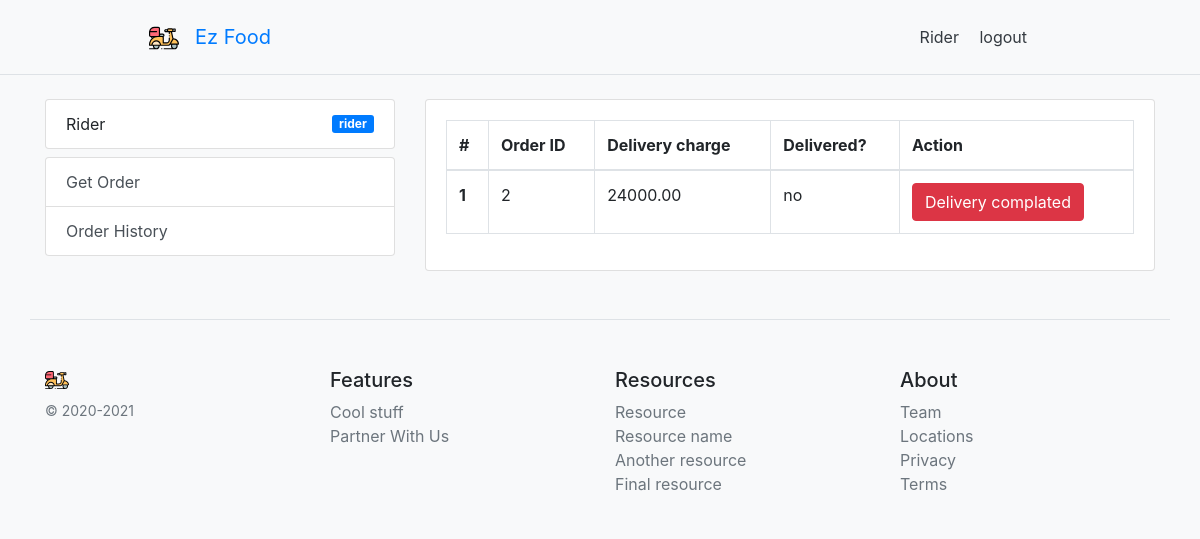
Screenshot of /get-order (signed in) with the database file from the repository.
### app/models.py (models this page shows, shortened)
class Profile(models.Model):
    user = models.OneToOneField(User,on_delete=models.CASCADE)
    role = models.CharField(max_length=20,default="normal")

class Order(models.Model):
    user = models.ForeignKey(User,on_delete=models.CASCADE)
    delivered = models.BooleanField(default=False)
    rider = models.ForeignKey(User,on_delete=models.SET_NULL,related_name="delivery_guy",null=True,default=None)
    total_price = models.DecimalField(default=0.0,max_digits=10,decimal_places=2)
    deliveredOn = models.DateTimeField(blank=True,null=True,default=None)

### app/views/rider.py (the view)
# urls.py: path('get-order', views.getOrder, name='get_order' ),
@login_required
def getOrder(request):
    data = {'title': 'Previous orders '}
    data['pendingOrders'] = Order.objects.filter(Q(delivered=False) , Q(rider=None) | Q(rider=request.user) )
    return render(request,'partner/rider/get_order.html',processData(request,data))

### app/templatetags/cart_tags.py (called while the page is built)
@register.filter
def calculateCharges(total,output='delivery'):
    if not total:
        return 0.0
    delivery_charge =  Decimal(total) * Decimal(0.08)
    if output=='delivery':
        total = 0
    return round(total + delivery_charge,2)

### ezFood/utils.py (called while the page is built)
def processData(request=None,data=None):
    img = {
        'logo' : 'logo.svg'
    }
    cartItemsFromSession = request.session.get('items', {})
    appData = {'companyName':'Ez Food','errorQuote':randomErrorQuotes(),'img':img,'cartItems':cartItemsFromSession }
    if(data is None):
        data = {}
    appData.update(data)
    return appData

def randomErrorQuotes():
    return random.choice([
        'looks like something went wrong on out end. please check after sometime or contact admin ',
        'something went wrong',
    ])

### templates/partner/rider/get_order.html
{% extends 'user/profile.html' %}
{% load cart_tags %}
{% block dashboardContent %}
<table class="table table-bordered">
  <thead>
    <tr>
      <th scope="col">#</th>
      <th scope="col">Order ID</th>
      <th scope="col">Delivery charge</th>
      <th scope="col">Delivered?</th>
      <th scope="col">Action</th>
    </tr>
  </thead>
  <tbody>
  {% for item in pendingOrders %}
      <tr>
        <th scope="row">{{ forloop.counter}}</th>
        <td>{{item.id  }}</td>
        <td>{{item.total_price | calculateCharges }}</td>
        <td>{{item.delivered | yesno }}</td>
        {% if  item.rider.username == user.username %}
          <td> <a href="{% url 'complete_delivery'%}?id={{item.id}}" class="btn btn-danger">Delivery complated</a> </td>
        {% else %}
          <td> <a href="{% url 'take_for_delivery'%}?id={{item.id}}" class="btn btn-success">Take for Delivery</a> </td>
        {% endif %}
      </tr>
  {% endfor %}
  </tbody>
</table>
{% endblock dashboardContent %}

### templates/base.html (shortened to what this page needs)
{% load static%}
{% load cart_tags %}
<!DOCTYPE html>
<html lang="en">
<head>
    {% block head %}
    <link rel="stylesheet" href="{% static 'bower_components/bootstrap/dist/css/bootstrap.min.css' %}">
    <link rel="stylesheet" href="{% static 'bower_components/components-font-awesome/css/all.min.css' %}">
    <link rel="stylesheet" href="{% static 'styles/style.css' %}">
    {% endblock %}
</head>
<body class="bg-light">
    {% block header %}
    <div class="border-bottom">
 <div class="d-flex max-900 flex-column flex-md-row align-items-center pt-3 px-md-4 mb-3 bg-light">
 <a class="navbar-brand" href="{% url 'home' %}">
    <img src="{% static 'images/' %}{{img.logo}}" width="30" height="30" alt="">
  </a>
  <h5 class="my-0 mr-md-auto font-weight-normal"><a href="{% url 'home' %}" style="text-secondary">{{ companyName }}</a></h5>
  <nav class="my-2 my-md-0 mr-md-3">
    {% if user.is_authenticated and user.username  %}
          <a class="p-2 text-dark" href="{% url 'profile' %}">{{user.username | title}}</a>
          <a class="p-2 text-dark" href="{% url 'logout' %}">logout</a>
    {% endif %}
    </nav>
    </div>
    </div>
    {% endblock %}
    {% block content %}{% endblock %}
    {% block footer %}
        <footer class="container pt-4 my-md-5 pt-md-5 border-top">
    <div class="row">
      <div class="col-12 col-md">
        <img class="mb-2" src="{% static 'images/' %}{{img.logo}}" alt="" width="24" height="24">
        <small class="d-block mb-3 text-muted">© 2020-2021</small>
      </div>
      <div class="col-6 col-md">
        <h5>Features</h5>
        <ul class="list-unstyled text-small">
          <li><a class="text-muted" href="#">Cool stuff</a></li>
          <li><a class="text-muted" href="{% url 'partner_with_us' %}">Partner With Us</a></li>
        </ul>
      </div>
      <div class="col-6 col-md">
        <h5>Resources</h5>
        <ul class="list-unstyled text-small">
          <li><a class="text-muted" href="#">Resource</a></li>
          <li><a class="text-muted" href="#">Resource name</a></li>
          <li><a class="text-muted" href="#">Another resource</a></li>
          <li><a class="text-muted" href="#">Final resource</a></li>
        </ul>
      </div>
      <div class="col-6 col-md">
        <h5>About</h5>
        <ul class="list-unstyled text-small">
          <li><a class="text-muted" href="#">Team</a></li>
          <li><a class="text-muted" href="#">Locations</a></li>
          <li><a class="text-muted" href="#">Privacy</a></li>
          <li><a class="text-muted" href="#">Terms</a></li>
        </ul>
      </div>
    </div>
  </footer>
    {% endblock %}
</body>
</html>

### templates/user/sidebar.html
<div class="list-group mb-2">
  <div class="list-group-item d-flex justify-content-between align-items-center">
   {{user.username}}
   {% if user.profile.role in "rider" or "owner"   %}
     <span class="badge badge-primary badge-pill">{{user.profile.role}}</span>
   {% endif %}
  </div>
</div>
{% if  user.profile.role == 'owner' %}
<div class="list-group">
  <a href="{% url 'restaurant_details'%}" class="list-group-item list-group-item-action">
   Restaurent Details
  </a>
  <a href="{% url 'view_menu'%}" class="list-group-item list-group-item-action">View Menu</a>
  <a href="{% url 'add_menu'%}" class="list-group-item list-group-item-action">Add menu</a>
  <a href="{% url 'revenue'%}" class="list-group-item list-group-item-action">Total revenue</a>
  <a href="{% url 'order_history'%}" class="list-group-item list-group-item-action">Order History</a>
</div>
{% elif user.profile.role == 'rider'%}
<div class="list-group">
  <a href="{% url 'get_order'%}" class="list-group-item list-group-item-action">Get Order</a>
  <a href="{% url 'delivery_history'%}" class="list-group-item list-group-item-action">Order History</a>
</div>
{% else %}
<div class="list-group">
  <a href="{% url 'order_history'%}" class="list-group-item list-group-item-action">Order History</a>
</div>
{% endif  %}

### static/styles/style.css (style rules this page uses)
.badge { border-radius: 3px; }
.max-900 { max-width: 950px !important; margin: auto; }

### rows the page displays
Order: id "2", total_price|calculateCharges "24000.00", delivered "no"

### other values shown
{{ companyName }} "Ez Food"
{{ user.username | title }} "Rider"
{{ user.username }} "Rider"
{{ user.profile.role }} "rider"
